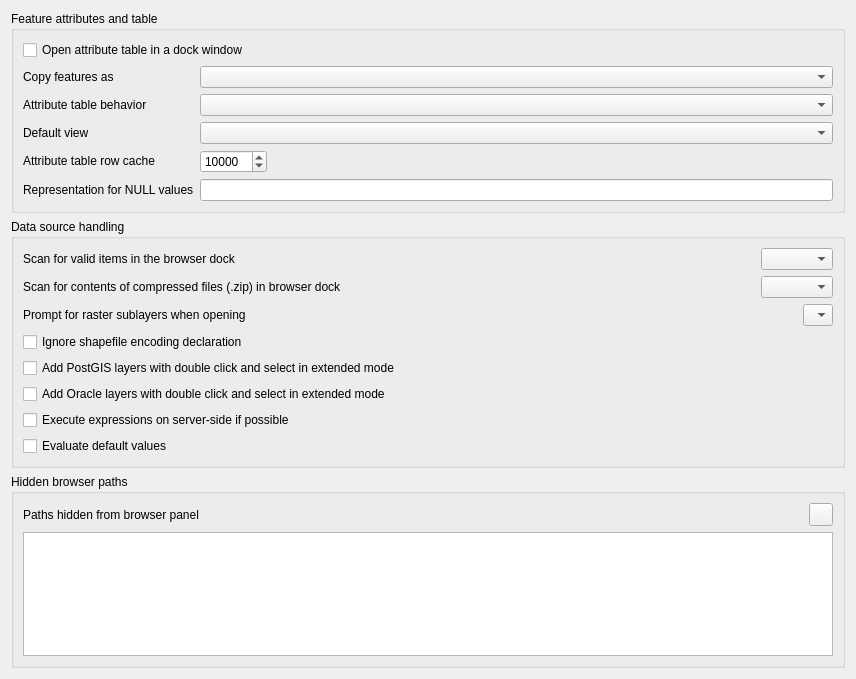
             <widget class="QWidget" name="mOptionsScrollAreaContents_11">
              <property name="geometry">
               <rect>
                <x>0</x>
                <y>0</y>
                <width>856</width>
                <height>679</height>
               </rect>
              </property>
              <layout class="QVBoxLayout" name="verticalLayout_27">
               <item>
                <widget class="QgsCollapsibleGroupBox" name="groupBox_18">
                 <property name="title">
                  <string>Feature attributes and table</string>
                 </property>
                 <layout class="QGridLayout" name="gridLayout_19">
                  <item row="0" column="0" colspan="2">
                   <widget class="QCheckBox" name="cbxAttributeTableDocked">
                    <property name="text">
                     <string>Open attribute table in a dock window</string>
                    </property>
                   </widget>
                  </item>
                  <item row="3" column="1">
                   <widget class="QComboBox" name="cmbAttrTableBehavior">
                    <item>
                     <property name="text">
                      <string/>
                     </property>
                    </item>
                   </widget>
                  </item>
                  <item row="3" column="0">
                   <widget class="QLabel" name="textLabel1_7">
                    <property name="sizePolicy">
                     <sizepolicy hsizetype="Fixed" vsizetype="Fixed">
                      <horstretch>0</horstretch>
                      <verstretch>0</verstretch>
                     </sizepolicy>
                    </property>
                    <property name="text">
                     <string>Attribute table behavior</string>
                    </property>
                   </widget>
                  </item>
                  <item row="6" column="0">
                   <widget class="QLabel" name="label_14">
                    <property name="text">
                     <string>Representation for NULL values</string>
                    </property>
                   </widget>
                  </item>
                  <item row="4" column="1">
                   <widget class="QComboBox" name="mAttrTableViewComboBox"/>
                  </item>
                  <item row="6" column="1">
                   <widget class="QLineEdit" name="leNullValue"/>
                  </item>
                  <item row="5" column="0">
                   <widget class="QLabel" name="textLabel1_12">
                    <property name="sizePolicy">
                     <sizepolicy hsizetype="Fixed" vsizetype="Fixed">
                      <horstretch>0</horstretch>
                      <verstretch>0</verstretch>
                     </sizepolicy>
                    </property>
                    <property name="text">
                     <string>Attribute table row cache</string>
                    </property>
                   </widget>
                  </item>
                  <item row="5" column="1">
                   <layout class="QHBoxLayout" name="horizontalLayout_10">
                    <item>
                     <widget class="QSpinBox" name="spinBoxAttrTableRowCache">
                      <property name="minimum">
                       <number>0</number>
                      </property>
                      <property name="maximum">
                       <number>10000000</number>
                      </property>
                      <property name="singleStep">
                       <number>1000</number>
                      </property>
                      <property name="value">
                       <number>10000</number>
                      </property>
                     </widget>
                    </item>
                    <item>
                     <spacer name="horizontalSpacer_8">
                      <property name="orientation">
                       <enum>Qt::Horizontal</enum>
                      </property>
                      <property name="sizeHint" stdset="0">
                       <size>
                        <width>40</width>
                        <height>20</height>
                       </size>
                      </property>
                     </spacer>
                    </item>
                   </layout>
                  </item>
                  <item row="2" column="1">
                   <widget class="QComboBox" name="mComboCopyFeatureFormat"/>
                  </item>
                  <item row="4" column="0">
                   <widget class="QLabel" name="label_46">
                    <property name="text">
                     <string>Default view</string>
                    </property>
                   </widget>
                  </item>
                  <item row="2" column="0">
                   <widget class="QLabel" name="label_48">
                    <property name="text">
                     <string>Copy features as</string>
                    </property>
                   </widget>
                  </item>
                 </layout>
                </widget>
               </item>
               <item>
                <widget class="QgsCollapsibleGroupBox" name="groupBox_19">
                 <property name="title">
                  <string>Data source handling</string>
                 </property>
                 <layout class="QVBoxLayout" name="verticalLayout_24">
                  <item>
                   <layout class="QHBoxLayout" name="horizontalLayout_14">
                    <item>
                     <widget class="QLabel" name="label_30">
                      <property name="text">
                       <string>Scan for valid items in the browser dock</string>
                      </property>
                     </widget>
                    </item>
                    <item>
                     <spacer name="horizontalSpacer_12">
                      <property name="orientation">
                       <enum>Qt::Horizontal</enum>
                      </property>
                      <property name="sizeHint" stdset="0">
                       <size>
                        <width>40</width>
                        <height>20</height>
                       </size>
                      </property>
                     </spacer>
                    </item>
                    <item>
                     <widget class="QComboBox" name="cmbScanItemsInBrowser"/>
                    </item>
                   </layout>
                  </item>
                  <item>
                   <layout class="QHBoxLayout" name="horizontalLayout_13">
                    <item>
                     <widget class="QLabel" name="label_29">
                      <property name="text">
                       <string>Scan for contents of compressed files (.zip) in browser dock</string>
                      </property>
                     </widget>
                    </item>
                    <item>
                     <spacer name="horizontalSpacer_11">
                      <property name="orientation">
                       <enum>Qt::Horizontal</enum>
                      </property>
                      <property name="sizeHint" stdset="0">
                       <size>
                        <width>40</width>
                        <height>20</height>
                       </size>
                      </property>
                     </spacer>
                    </item>
                    <item>
                     <widget class="QComboBox" name="cmbScanZipInBrowser">
                      <property name="currentIndex">
                       <number>-1</number>
                      </property>
                     </widget>
                    </item>
                   </layout>
                  </item>
                  <item>
                   <layout class="QHBoxLayout" name="horizontalLayout_12">
                    <item>
                     <widget class="QLabel" name="textLabel1_13">
                      <property name="sizePolicy">
                       <sizepolicy hsizetype="Fixed" vsizetype="Fixed">
                        <horstretch>0</horstretch>
                        <verstretch>0</verstretch>
                       </sizepolicy>
                      </property>
                      <property name="text">
                       <string>Prompt for raster sublayers when opening</string>
                      </property>
                     </widget>
                    </item>
                    <item>
                     <spacer name="horizontalSpacer_10">
                      <property name="orientation">
                       <enum>Qt::Horizontal</enum>
                      </property>
                      <property name="sizeHint" stdset="0">
                       <size>
                        <width>40</width>
                        <height>20</height>
                       </size>
                      </property>
                     </spacer>
                    </item>
                    <item>
                     <widget class="QComboBox" name="cmbPromptRasterSublayers">
                      <item>
                       <property name="text">
                        <string/>
                       </property>
                      </item>
                     </widget>
                    </item>
                   </layout>
                  </item>
                  <item>
                   <widget class="QCheckBox" name="cbxIgnoreShapeEncoding">
                    <property name="toolTip">
                     <string>Disable OGR on-the-fly conversion from declared encoding to UTF-8</string>
                    </property>
                    <property name="text">
                     <string>Ignore shapefile encoding declaration</string>
                    </property>
                   </widget>
                  </item>
                  <item>
                   <widget class="QCheckBox" name="cbxAddPostgisDC">
                    <property name="text">
                     <string>Add PostGIS layers with double click and select in extended mode</string>
                    </property>
                   </widget>
                  </item>
                  <item>
                   <widget class="QCheckBox" name="cbxAddOracleDC">
                    <property name="text">
                     <string>Add Oracle layers with double click and select in extended mode</string>
                    </property>
                   </widget>
                  </item>
                  <item>
                   <widget class="QCheckBox" name="cbxCompileExpressions">
                    <property name="text">
                     <string>Execute expressions on server-side if possible</string>
                    </property>
                   </widget>
                  </item>
                  <item>
                   <widget class="QCheckBox" name="cbxEvaluateDefaultValues">
                    <property name="toolTip">
                     <string>&lt;html&gt;&lt;head/&gt;&lt;body&gt;&lt;p&gt;When digitizing a new feature, default values are retrieved from the database. With this option turned on, the default values will be evaluated at the time of digitizing. With this option turned off, the default values will be evaluated at the time of saving.&lt;/p&gt;&lt;/body&gt;&lt;/html&gt;</string>
                    </property>
                    <property name="text">
                     <string>Evaluate default values</string>
                    </property>
                   </widget>
                  </item>
                 </layout>
                </widget>
               </item>
               <item>
                <widget class="QgsCollapsibleGroupBox" name="groupBox_28">
                 <property name="title">
                  <string>Hidden browser paths</string>
                 </property>
                 <layout class="QGridLayout" name="_15">
                  <item row="0" column="0">
                   <widget class="QLabel" name="mSVGLabel_4">
                    <property name="text">
                     <string>Paths hidden from browser panel</string>
                    </property>
                   </widget>
                  </item>
                  <item row="0" column="1">
                   <spacer>
                    <property name="orientation">
                     <enum>Qt::Horizontal</enum>
                    </property>
                    <property name="sizeHint" stdset="0">
                     <size>
                      <width>31</width>
                      <height>20</height>
                     </size>
                    </property>
                   </spacer>
                  </item>
                  <item row="1" column="0" colspan="3">
                   <widget class="QListWidget" name="mListHiddenBrowserPaths">
                    <property name="minimumSize">
                     <size>
                      <width>0</width>
                      <height>120</height>
                     </size>
                    </property>
                   </widget>
                  </item>
                  <item row="0" column="2">
                   <widget class="QToolButton" name="mBtnRemoveHiddenPath">
                    <property name="toolTip">
                     <string>Remove path</string>
                    </property>
                    <property name="text">
                     <string/>
                    </property>
                    <property name="icon">
                     <iconset resource="../../images/images.qrc">
                      <normaloff>:/images/themes/default/symbologyRemove.svg</normaloff>:/images/themes/default/symbologyRemove.svg</iconset>
                    </property>
                   </widget>
                  </item>
                 </layout>
                </widget>
               </item>
               <item>
                <spacer name="verticalSpacer_8">
                 <property name="orientation">
                  <enum>Qt::Vertical</enum>
                 </property>
                 <property name="sizeType">
                  <enum>QSizePolicy::Expanding</enum>
                 </property>
                 <property name="sizeHint" stdset="0">
                  <size>
                   <width>20</width>
                   <height>40</height>
                  </size>
                 </property>
                </spacer>
               </item>
              </layout>
             </widget>
